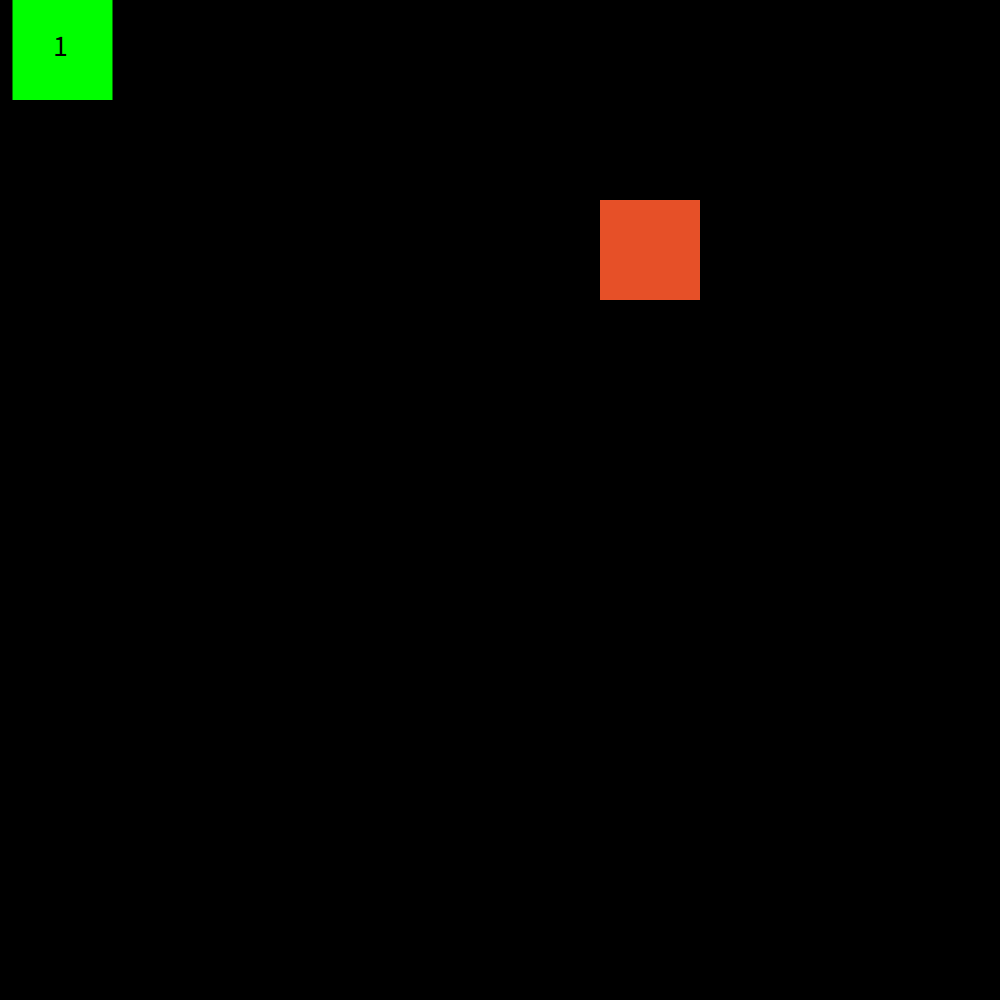
Frame 1 (no input)
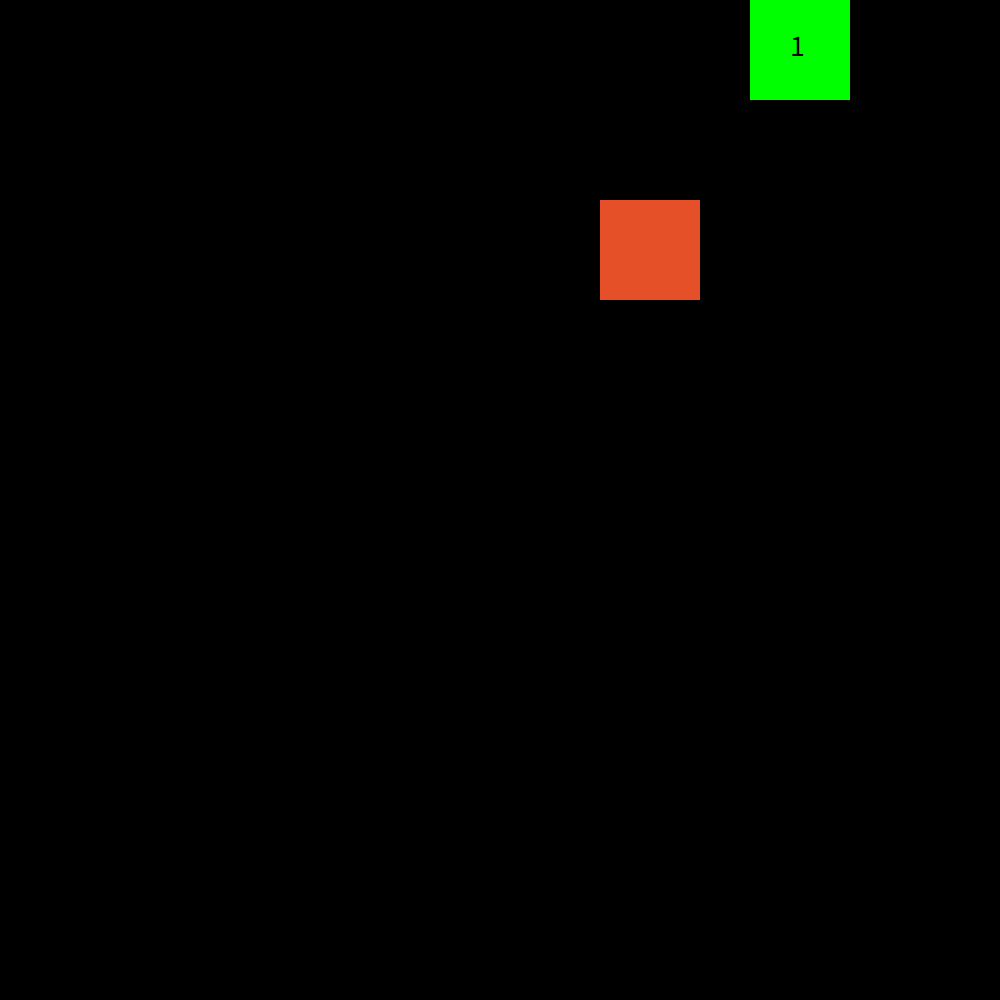
Frame 60 (the mouse pressed at the canvas centre just before this capture)
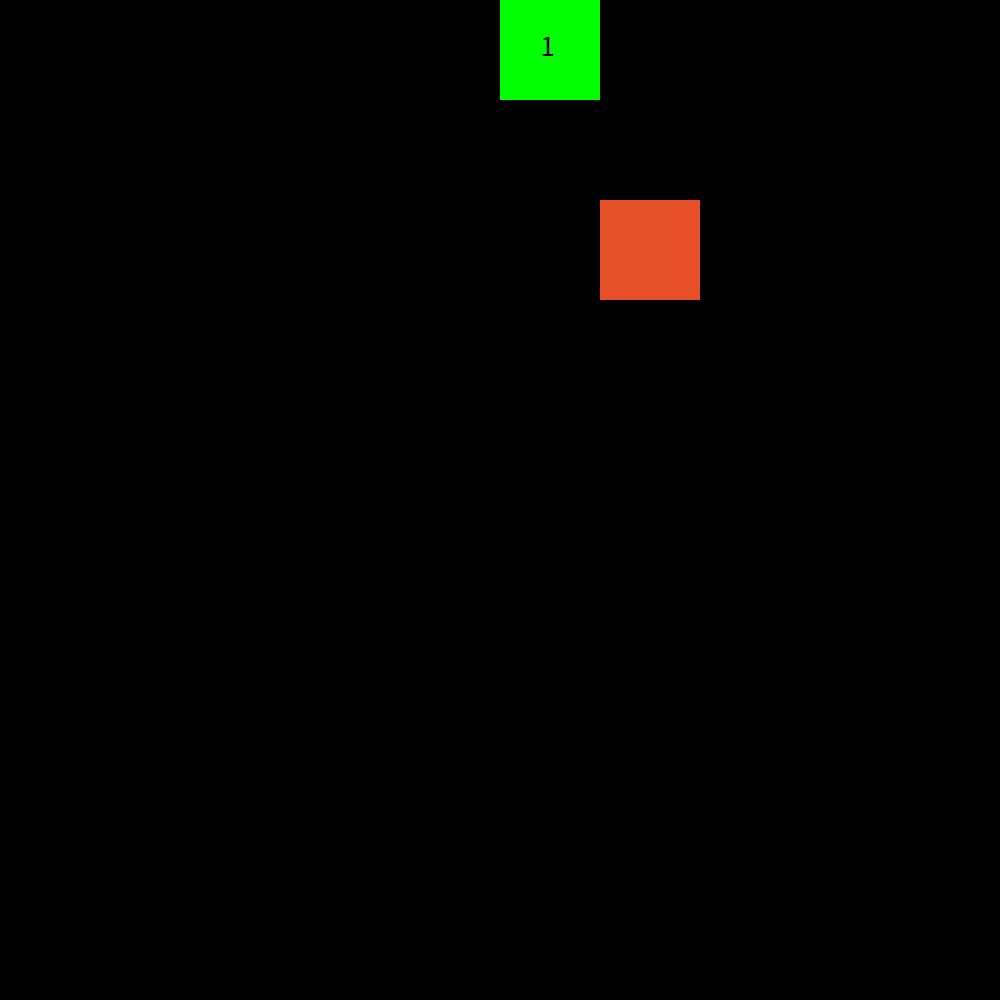
Frame 120 (the mouse held since frame 60 and released just before this capture)

The Processing sketch that drew these frames (run headless with seeded random() and noise(); from frame 60 on, the mouse is pressed at the canvas centre):

// Processing sketch: fluid_snake
// ── fluid_snake.pde
Snake snake;
PVector apple;
int grid = 10;
float square;
float speed = pow(.5, 3);
void setup() {
  size(1000, 1000);
  noStroke();
  snake = new Snake();
  apple = new PVector(floor(random(grid)), floor(random(grid)));
  square = width / grid;
}

void draw() {
  background(0);
  snake.update();
  snake.show();
  fill(230, 80, 40);
  rect(apple.x * square, apple.y * square, square, square);
}

void keyPressed() {
  switch(keyCode) {
  case UP:
    snake.set_direction(new PVector(0, -1));
    break;
  case DOWN:
    snake.set_direction(new PVector(0, 1));
    break;
  case LEFT:
    snake.set_direction(new PVector(-1, 0));
    break;
  case RIGHT:
    snake.set_direction(new PVector(1, 0));
    break;
  }
}

// ── Snake.pde
class Snake {
  Square[] tail;
  int size;
  float thickness_w = width / grid;
  float thickness_h = height / grid;
  PVector direction = new PVector(1, 0);
  int scale = 20;
  boolean growing = false;
  PVector direction2be;
  boolean dead = false;
  boolean shrink = false;

  Snake() {
    size = 1;
    tail = new Square[1000];
    tail[0] = new Square(new PVector(0, 0), 0);
    direction2be = direction;
  }

  void update() {
    if (shrink) {
      for (int i = 1; i < size; i++) {
        tail[i].update();
      }
      if (tail[size-1].pos.x == tail[0].pos.x && tail[size-1].pos.y == tail[0].pos.y) {
        shrink = false;
        size = 1;
        dead = false;
      }
    } else {
      if (tail[0].pos.x == floor(tail[0].pos.x) && tail[0].pos.y == floor(tail[0].pos.y)) {
        for (int i = 0; i < size; i++) {
          tail[i].pos.x = round(tail[i].pos.x);
          tail[i].pos.y = round(tail[i].pos.y);
          die();
        }
      }
      if (tail[0].pos.x == floor(tail[0].pos.x) && tail[0].pos.y == floor(tail[0].pos.y) && (direction2be.x != direction.x || direction2be.y != direction.y)) {
        direction = direction2be;
        for (int i = 1; i < size; i++) {
          tail[i].targets.add(tail[0].pos.copy());
        }
      }

      tail[0].updateFirst(direction);
      if (!growing) {
        for (int i = 1; i < size; i++) {
          tail[i].update();
        }
      } else {
        for (int i = 1; i < size-1; i++) {
          tail[i].update();
        }
        if (tail[0].pos.x == floor(tail[0].pos.x) && tail[0].pos.y == floor(tail[0].pos.y)) {
          growing = false;
        }
      }
      eat_apple();
    }
  }
  
  void show() {
    fill(0, 255, 0);
    if (dead) {
      fill(255, 0, 0);
    }
    for (int i = 0; i < size; i++) {
      tail[i].show();
    }
    fill(0);
    textSize(30);
    text(size, tail[0].getpos(tail[0].pos).x * thickness_w + thickness_w/2.5, tail[0].getpos(tail[0].pos).y * thickness_h + thickness_h/1.8);
  }

  void set_direction(PVector new_direction) {
    direction2be = new_direction.copy();
  }

  void eat_apple() {
    if (tail[0].getpos(tail[0].pos).x == apple.x && tail[0].getpos(tail[0].pos).y == apple.y) {
      growing = true;
      tail[size] = new Square(tail[size-1].pos.copy(), size);
      for (PVector t : tail[size-1].targets) {
        tail[size].targets.add(t);
      }
      size++;
      PVector newApple = new PVector(floor(random(grid)), floor(random(grid)));
      boolean isAppleShit = false;
      for (int i = 0; i < size; i++) {
        if (tail[i].getpos(tail[i].pos).x == newApple.x && tail[i].getpos(tail[i].pos).y == newApple.y) {
          isAppleShit = true;
        }
      }
      while (isAppleShit) {
        newApple = new PVector(floor(random(grid)), floor(random(grid)));
        isAppleShit = false;
        for (int i = 0; i < size; i++) {
        if (tail[i].getpos(tail[i].pos).x == newApple.x && tail[i].getpos(tail[i].pos).y == newApple.y) {
          isAppleShit = true;
        }
      }
      }
      apple = newApple;
    }
  }

  void die() {
    PVector next = tail[0].getpos(tail[0].pos).copy().add(direction2be);
    for (int i = 1; i < size; i++) {
      if (next.x == tail[i].getpos(tail[i].pos).x && next.y == tail[i].getpos(tail[i].pos).y) {
        dead = true;
        shrink = true;
      }
    }
  }
}

// ── Square.pde
class Square {
  PVector pos;
  PVector dir;
  float thickness_w = width/grid;
  float thickness_h = height/grid;
  ArrayList<PVector> targets = new ArrayList<PVector>();
  int number;

  Square(PVector pos_, int number_) {
    pos = pos_;
    number = number_;
  }

  void show() {
    noStroke();
    PVector showpos = getpos(pos);
    if (showpos.x * thickness_w + thickness_w > width) {
      rect(showpos.x * thickness_w, showpos.y * thickness_h, width - showpos.x * thickness_w, thickness_h);
      rect(0, showpos.y * thickness_w, showpos.x * thickness_h + thickness_w - width, thickness_h);
    } else if (showpos.y * thickness_h + thickness_h > height) {
      rect(showpos.x * thickness_w, showpos.y * thickness_h, thickness_w, height - showpos.y * thickness_h);
      rect(showpos.x * thickness_w, 0, thickness_w, showpos.y * thickness_h + thickness_h - height);
    } else {
      rect(showpos.x * thickness_w, showpos.y * thickness_h, thickness_w, thickness_h);
    }
    for (PVector t : targets) {
      rect(getpos(t).x * thickness_w, getpos(t).y * thickness_h, thickness_w, thickness_h);
    }
  }

  void update() {
    if (targets.size() > 0) {
      dir = (targets.get(0).copy().sub(pos));
    } else {
      dir = (snake.tail[0].pos.copy().sub(pos));
    }
    if (abs(dir.x) > abs(dir.y)) {
      dir.y = 0;
    } else {
      dir.x = 0;
    }
    pos.add(dir.copy().normalize().mult(speed));
    if (targets.size() > 0) {
      if (pos.x == targets.get(0).x && pos.y == targets.get(0).y) {
        targets.remove(targets.get(0));
      }
    }
  }

  void updateFirst(PVector direction) {
    dir = direction;
    pos.add(direction.copy().normalize().mult(speed));
  }

  PVector getpos(PVector pos) {
    PVector newpos = pos.copy();
    while (newpos.x * thickness_w >= width) {
      newpos.x -= width / thickness_w;
    }
    while (newpos.x * thickness_w < 0) {
      newpos.x += width / thickness_w;
    }
    while (newpos.y * thickness_h >= height) {
      newpos.y -= height / thickness_h;
    }
    while (newpos.y * thickness_h < 0) {
      newpos.y += height / thickness_h;
    }
    return newpos;
  }
}
